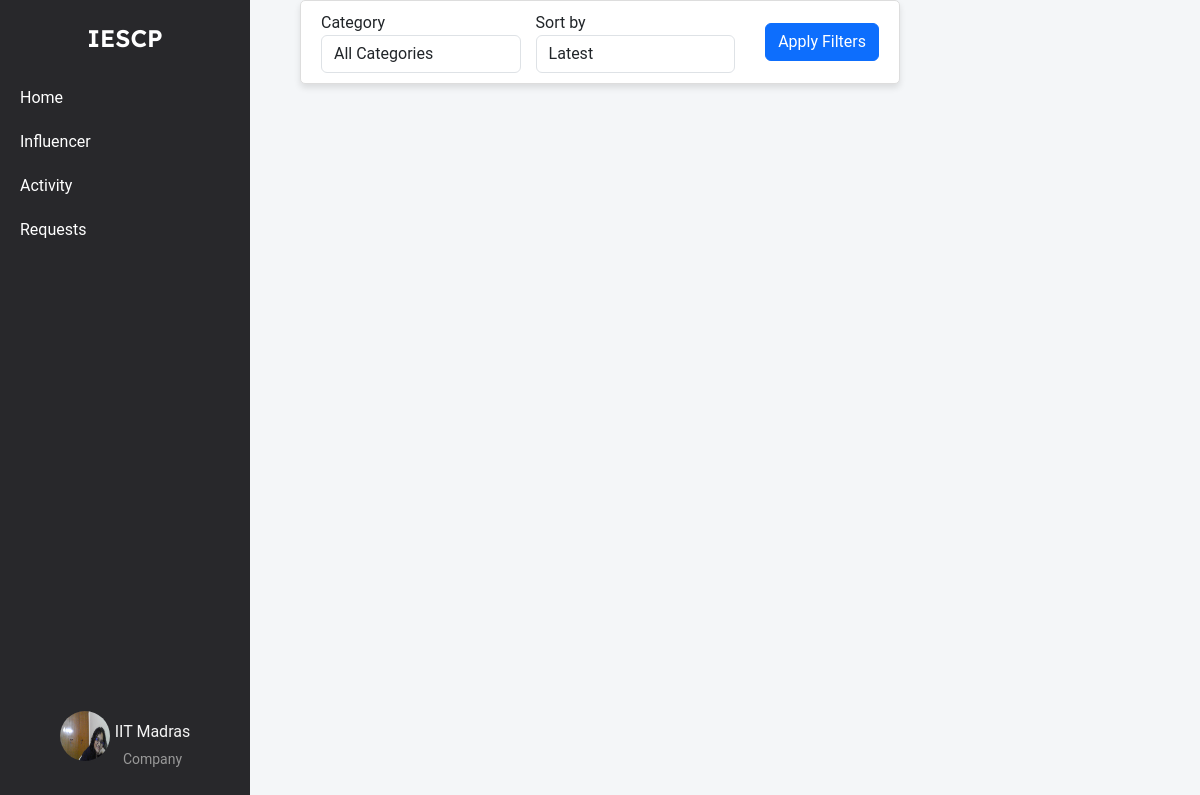
/company/home (signed in), run on an earlier commit of the app's database.
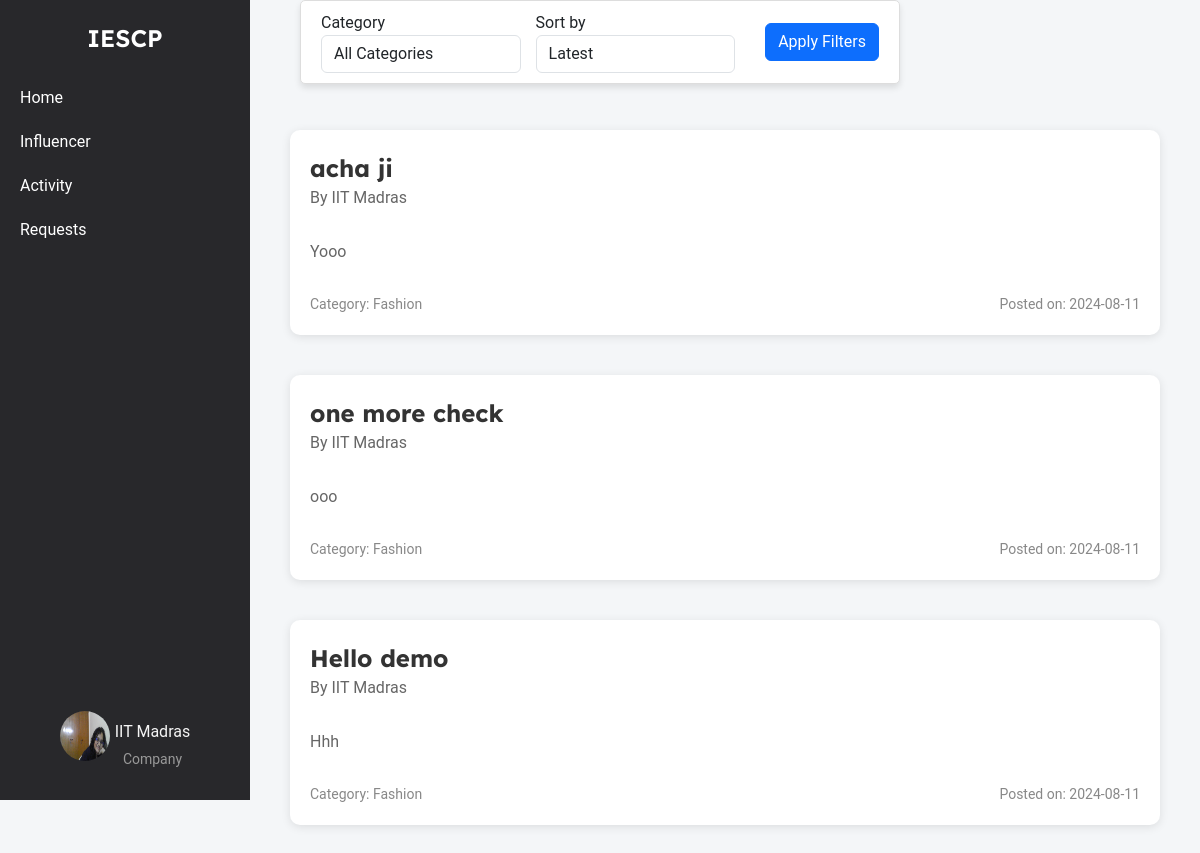
And on a later commit of the database.
### models.py (models this page shows, shortened)
class Campaign(db.Model):
    __tablename__ = 'campaign'
    id = db.Column(db.Integer, primary_key=True)
    title = db.Column(db.String(200), nullable=False)
    description = db.Column(db.Text, nullable=False)
    budget = db.Column(db.Float, nullable=False)
    start_date = db.Column(db.Date, nullable=False)
    end_date = db.Column(db.Date, nullable=False)
    company_id = db.Column(db.Integer, db.ForeignKey('company.id'), nullable=False)
    admin_id = db.Column(db.Integer, db.ForeignKey('admin.id'), nullable=False, default=1)
    status = db.Column(db.String(50), nullable=False, default='pending')
    category = db.Column(db.String(255), nullable=False)
    created_at = db.Column(db.DateTime, nullable=False, default=datetime.utcnow)
    visibility = db.Column(db.String(50), nullable=False, default='public')
    influencers = db.relationship('Influencer', secondary=influencer_campaign_association, back_populates='campaigns')
    is_flag = db.Column(db.Boolean, nullable=False, default=False)

class Company(db.Model):
    __tablename__ = 'company'
    id = db.Column(db.Integer, primary_key=True)
    company_name = db.Column(db.String(100), nullable=False)
    username = db.Column(db.String(50), unique=True, nullable=False)
    email = db.Column(db.String(120), unique=True, nullable=False)
    password_hash = db.Column(db.String(128), nullable=False)
    phone_number = db.Column(db.String(20), nullable=False)
    address = db.Column(db.String(200), nullable=False)
    industry = db.Column(db.String(100), nullable=False)
    other_industry = db.Column(db.String(100), nullable=True)
    website = db.Column(db.String(200), nullable=False)
    description = db.Column(db.Text, nullable=False)
    social_media_link = db.Column(db.String(200), nullable=False)
    logo = db.Column(db.String(200), nullable=False)
    campaigns = db.relationship('Campaign', backref='company', lazy=True)

### company_routes.py (the view)
@app.route('/company/home', methods=['GET'])
@company_auth_required
def company_home():
    user = Company.query.get(session['company_id'])
    selected_category = request.args.get('category', '')
    selected_sort = request.args.get('sort', 'latest')
    campaigns_query = Campaign.query.filter_by(visibility='public').filter(Campaign.is_flag == False).filter(Campaign.status != 'done')
    if selected_category:
        campaigns_query = campaigns_query.filter_by(category=selected_category)
    if selected_sort == 'oldest':
        campaigns = campaigns_query.order_by(Campaign.created_at.asc()).all()
    else:
        campaigns = campaigns_query.order_by(Campaign.created_at.desc()).all()
    categories = [
        "Fashion",
        "Beauty",
        "Fitness and health",
        "Travel",
        "Food and beverage",
        "Lifestyle",
        "Finance",
        "Automotive",
        "Entertainment",
        "Education",
        "Business",
        "Art and design",
        "Sports",
        "Sustainability and environmental",
        "Politics and social issues"
    ]
    return render_template('company_home.html', campaigns=campaigns, categories=categories, selected_category=selected_category, selected_sort=selected_sort, user=user)

### company_routes.py (called while the page is built)
def company_auth_required(func):
    @wraps(func)
    def func3(*args, **kwargs):
        if 'company_id' in session:
            return func(*args, **kwargs)
        else:
            flash("Please login first")
            return redirect(url_for('company_login'))
    return func3

### templates/company_home.html (shortened to what this page needs)
{% extends 'layout.html' %}
{% block content %}
    <div class="container-box">
        <div class="sidebar">
            <div class="logo">IESCP</div>
            <ul>
                <li><a href="{{url_for('company_home')}}">Home</a></li>
                <li><a href="{{url_for('influencer_search')}}">Influencer</a></li>
                <li><a href="{{url_for('company_activity')}}">Activity</a></li>
                <li><a href="{{url_for('company_requests')}}">Requests</a></li>
            </ul>
            <div class="profile">
                <a href="{{url_for('company_dashboard')}}">
                    <img src="{{ url_for('static', filename='profile_upload/company/' + user.username + '/' + user.logo) }}" alt="Profile Picture">
                    <div class="profile-name-category">
                        <span class="company_name">{{ user.company_name }}</span>
                        <span class="category">Company</span>
                    </div>
                </a>
            </div>
        </div>
        <div class="content">
            <div class="filter-container">
                <form method="GET" action="" class="form-inline">
                    <div class="form-group">
                        <label for="category" class="mr-2">Category</label>
                        <select name="category" id="category" class="form-control">
                            <option value="">All Categories</option>
                        </select>
                    </div>
                    <div class="form-group">
                        <label for="sort" class="mr-2">Sort by</label>
                        <select name="sort" id="sort" class="form-control">
                            <option value="latest" {% if selected_sort == 'latest' %}selected{% endif %}>Latest</option>
                        </select>
                    </div>
                    <button type="submit" class="btn btn-primary">Apply Filters</button>
                </form>
            </div>
            <div class="campaign-list">
                {% for campaign in campaigns %}
                    <div class="campaign">
                        <div class="campaign-main-details">
                            <div class="campaign-title">
                                <a href="{{ url_for('campaign_view', campaign_id=campaign.id) }}">{{ campaign.title }}</a>
                                <p>By {{ campaign.company.company_name }}</p>
                            </div>
                        </div>
                        <div class="campaign-details">
                            <p>{{ campaign.description }}</p>
                        </div>
                        <div class="campaign-meta">
                            <span>Category: {{ campaign.category }}</span>
                            <span>Posted on: {{ campaign.created_at.strftime('%Y-%m-%d') }}</span>
                        </div>
                    </div>
                {% endfor %}
            </div>
        </div>
    </div>
{% endblock %}

What changed in the data, as far as the page shows it:
added Campaign: title "acha ji", company.company_name "IIT Madras", description "Yooo", category "Fashion", created_at "2024-08-11"
added Campaign: title "one more check", company.company_name "IIT Madras", description "ooo", category "Fashion", created_at "2024-08-11"
added Campaign: title "Hello demo", company.company_name "IIT Madras", description "Hhh", category "Fashion", created_at "2024-08-11"
